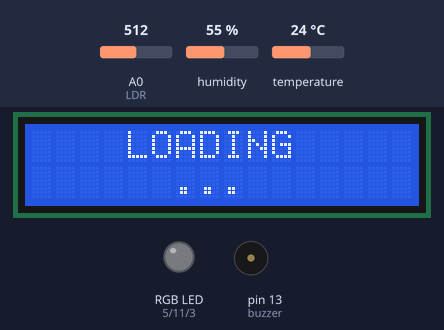
Simulated run of this sketch. Board: Arduino Uno, built with avr-gcc and run on an emulated ATmega328P. Shown: 16×2 character LCD, an RGB LED mixed from three pins (HIGH = lit), buzzer (waves = sounding). Inputs (shaded band) come from the test bench; at power-on: humidity 55 %, temperature 24 °C, A0 (LDR) = 512. What the sketch prints to the serial monitor is not drawn.

Above: at 1.6 s.
At 10.7 s:
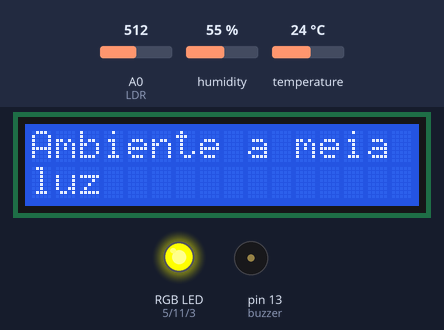
10.8 s: humidity set to 51 %
At 15.8 s:
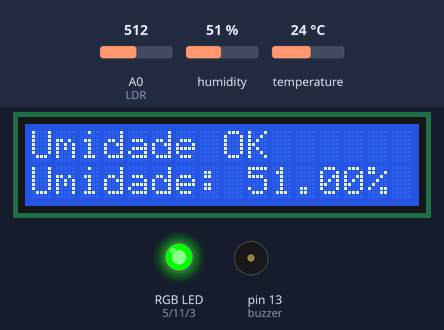
20.3 s: humidity set to 48 %
26.4 s: temperature set to 17 °C
At 35.7 s:
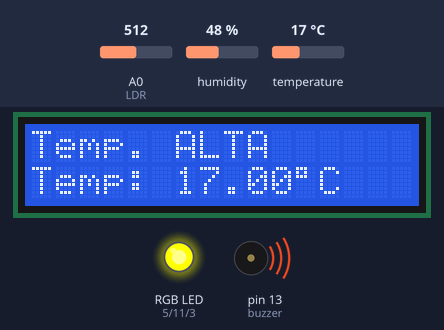
35.9 s: temperature set to 14 °C
41.6 s: humidity set to 88 %
At 46.3 s:
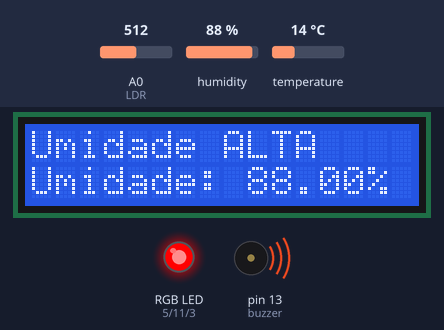
51.1 s: A0 (LDR) set to 409
57.1 s: A0 (LDR) set to 379
At 72.2 s:
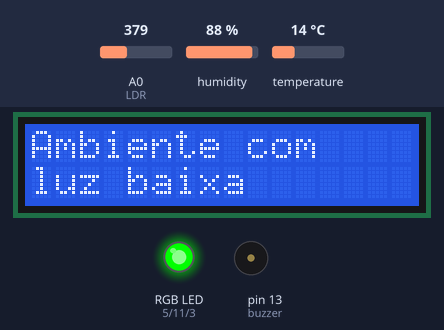
Timing chart, 0 to 82.8 s (numbered marks = the images above; inputs shaded):
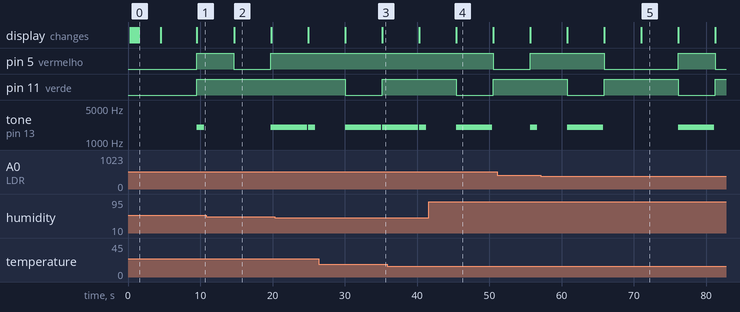

Measured:
- the behaviour switches between 396 and 395 on A0 (LDR) (found by bisection; images 4 and 5)
- after the input at 41.6 s, the display: changes after 3.8 s (image 4)
- after the input at 57.1 s, the display: first differs from a run without the input after 13.9 s (image 5)
- by itself, pin 11 (verde): alternates HIGH for 10.2 s and LOW for 5.1 s
- by itself, tone on pin 13 (buzzer): alternates 2000 Hz for 5.0 s and silent for 10.4 s
- what the display in image 0 shows lasts 3.0 s, from 1.5 s to 4.5 s
- what the display in image 2 shows lasts 5.1 s, from 14.7 s to 19.8 s

The sketch:

cp2.ino
```cpp
#include "DHT.h" // Inclui a biblioteca para o sensor DHT
#include <LiquidCrystal.h> // Inclui a biblioteca para controle do display LCD
#include <FastLED.h> // Inclui a biblioteca para controle do LED RGB
#include <Adafruit_NeoPixel.h> // Inclui a biblioteca para controle de LEDs RGB (não utilizada diretamente no código)

#define DHTPIN 2 // Define o pino ao qual o sensor DHT está conectado
#define DHTTYPE DHT11 // Define o tipo de sensor como DHT11

DHT dht(DHTPIN, DHTTYPE); // Instancia um objeto do tipo DHT

String cor; // Variável para armazenar a cor definida via comunicação serial
const int rs = 7;
const int en = 6;
const int d4 = 12;
const int d5 = 10;
const int d6 = 9;
const int d7 = 8;

LiquidCrystal lcd(rs, en, d4, d5, d6, d7); // Instancia um objeto do tipo LiquidCrystal para controle do display LCD

int azul = 3;
int verde = 11;
int vermelho = 5;
int LDR = A0; // Define o pino ao qual o sensor LDR está conectado
int valorLDR = 0;
int intensidadeLuz;
int buzzer = 13;

int tempo = 150; // Variável de tempo

// Logo da equipe
byte LOGO1[8] = { B00000, B00001, B00001, B00001, B00001, B00001, B00000, B00000 };
byte LOGO2[8] = { B00000, B10000, B01000, B10100, B11011, B11000, B10000, B10000 };
byte LOGO3[8] = { B00000, B00001, B00010, B00101, B11011, B00011, B00001, B00001 };
byte LOGO4[8] = { B00000, B10000, B10000, B10000, B10000, B10000, B00000, B00000 };
byte LOGO5[8] = { B00001, B00001, B00000, B00001, B00000, B00000, B00000, B00000 };
byte LOGO6[8] = { B00100, B10000, B00000, B10000, B01000, B10100, B00011, B00001 };
byte LOGO7[8] = { B00100, B00001, B00000, B00001, B00010, B00101, B11000, B10000 };
byte LOGO8[8] = { B10000, B10000, B00000, B10000, B00000, B00000, B00000, B00000 };

const unsigned long intervaloEvento = 2000; // Intervalo de tempo para atualização das leituras
unsigned long tempoPrevio = 0;
int estadoDisplay = 0; // Variável de controle do estado do display

void setup() {
  Serial.begin(9600); // Inicia a comunicação serial

  dht.begin(); // Inicia o sensor DHT
  lcd.begin(16,2); // Inicia o display LCD com 16 colunas e 2 linhas

  pinMode(azul, OUTPUT); // Define os pinos do LED RGB como saída
  pinMode(verde, OUTPUT);
  pinMode(vermelho, OUTPUT);
  pinMode(LDR, INPUT); // Define o pino do sensor LDR como entrada
  digitalWrite(LDR, LOW); // Desliga o sensor LDR
  pinMode(buzzer, OUTPUT); // Define o pino do buzzer como saída

  // Logo da equipe
  lcd.createChar(1, LOGO1);
  lcd.createChar(2, LOGO2);
  lcd.createChar(3, LOGO3);
  lcd.createChar(4, LOGO4);
  lcd.createChar(5, LOGO5);
  lcd.createChar(6, LOGO6);
  lcd.createChar(7, LOGO7);
  lcd.createChar(8, LOGO8);

  // Inicialização do sistema
  lcd.clear();
  lcd.print("    L");
  delay(200);
  lcd.clear();
  lcd.print("    LO");
  delay(200);
  lcd.clear();
  lcd.print("    LOA");
  delay(200);
  lcd.clear();
  lcd.print("    LOAD");
  delay(200);
  lcd.clear();
  lcd.print("    LOADIN");
  delay(200);
  lcd.clear();
  lcd.print("    LOADING");
  lcd.setCursor(0, 1);
  lcd.print("      .");
  delay(200);
  lcd.clear();
  lcd.print("    LOADING");
  lcd.setCursor(0, 1);
  lcd.print("      ..");
  delay(200);
  lcd.clear();
  lcd.print("    LOADING");
  lcd.setCursor(0, 1);
  lcd.print("      ...");
  delay(3000);
  // Mostra a logo
  lcd.clear();
  lcd.setCursor(0, 0);
  lcd.write(1);
  lcd.write(2);
  lcd.write(3);
  lcd.write(4);
  lcd.setCursor(0, 1);
  lcd.write(5);
  lcd.write(6);
  lcd.write(7);
  lcd.write(8);
  lcd.setCursor(5, 0);
  lcd.print("MOCIDADE");
  lcd.setCursor(5, 1);
  lcd.print("ARDUINA");
  delay(5000);
}

void loop() {
  // Verifica se há dados disponíveis na porta serial
  if(Serial.available()){
    cor = Serial.readString(); // Lê a cor definida via comunicação serial
    Serial.println(cor); // Imprime a cor lida
  }

  unsigned long tempoAtual = millis(); // Obtém o tempo atual em milissegundos
  float temperatura = dht.readTemperature(); // Lê a temperatura do sensor DHT
  float umidade = dht.readHumidity(); // Lê a umidade do sensor DHT

  // Verifica se houve falha ao ler os sensores DHT
  if (isnan(temperatura) || isnan(umidade)) {
    Serial.println(F("Houve uma falha ao ler o sensor DHT!"));
    return;
  }

  int numeroLeituras = 10;
  int sensorSoma = 0;

  // Realiza múltiplas leituras do sensor LDR e calcula a média
  for (int i = 0; i < numeroLeituras; i++) {
    valorLDR = analogRead(LDR);
    intensidadeLuz = map(valorLDR, 0, 990, 0, 100);
    sensorSoma += intensidadeLuz;
    delay(1);
  }
  int sensorMedia = sensorSoma / numeroLeituras;

  // Verifica se é hora de atualizar o display
  if (tempoAtual - tempoPrevio >= intervaloEvento) {
    switch (estadoDisplay) {
      case 0:
        Luz(sensorMedia); // Chama a função Luz passando a média de intensidade de luz
        estadoDisplay = 1;
        break;
      case 1:
        Umidade(umidade); // Chama a função Umidade passando o valor da umidade
        estadoDisplay = 2;
        break;
      case 2:
        Temperatura(temperatura); // Chama a função Temperatura passando o valor da temperatura
        estadoDisplay = 0;
        break;
    }

    // Imprime as leituras dos sensores e a intensidade de luz
    Serial.print(F("Temperatura: "));
    Serial.print(temperatura);
    Serial.print(F("°C Umidade: "));
    Serial.print(umidade);
    Serial.println(F("%"));
    Serial.print("Intensidade de Luz 0 - 1023 = ");
    Serial.println(valorLDR);
    Serial.print("Intensidade de Luz 0 - 100% = ");
    Serial.println(sensorMedia);
    Serial.println("---------------------------------");

    tempoPrevio = tempoAtual; // Atualiza o tempo anterior
  }
}

// Função para configurar o LED RGB na cor Verde
void Verde() {
  analogWrite(vermelho, 0);
  analogWrite(verde, 255);
  analogWrite(azul, 0);
}

// Função para configurar o LED RGB na cor Vermelha
void Vermelho() {
  analogWrite(vermelho, 255);
  analogWrite(verde, 0);
  analogWrite(azul, 0);
}

// Função para configurar o LED RGB na cor Amarela
void Amarelo() {
  analogWrite(vermelho, 255);
  analogWrite(verde, 255);
  analogWrite(azul, 0);
}

// Função para exibir informações de luz no display LCD
void Luz(int sensorMedia) {
  lcd.clear();

  // Verifica a intensidade de luz e exibe a mensagem correspondente
  if (sensorMedia >= 40 && sensorMedia <= 80) {
    Amarelo();
    tone(buzzer, 2000, 1000);
    lcd.setCursor(0,0);
    lcd.print("Ambiente a meia");
    lcd.setCursor(0,1);
    lcd.print("luz");
    delay(5000);
  } else if (sensorMedia < 40) {
    lcd.setCursor(0,0);
    Verde();
    lcd.print("Ambiente com");
    lcd.setCursor(0,1);
    lcd.print("luz baixa");
    delay(5000);
  } else {
    Vermelho();
    tone(buzzer, 2000, 5000);
    lcd.setCursor(0,0);
    lcd.print("Ambiente muito");
    lcd.setCursor(0,1);
    lcd.print("claro");
    delay(5000);
  }
}

// Função para exibir informações de umidade no display LCD
void Umidade(float umidade) {
  lcd.clear();

  // Verifica a umidade e exibe a mensagem correspondente
  if (umidade >= 50 && umidade <= 70) {
    Verde();
    lcd.setCursor(0,0);
    lcd.print("Umidade OK");
    lcd.setCursor(0,1);
    lcd.print("Umidade: ");
    lcd.print(umidade);
    lcd.print("%");
    delay(5000);
  } else if (umidade < 50) {
    Vermelho();
    tone(buzzer, 2000, 5000);
    lcd.setCursor(0,0);
    lcd.print("Umidade BAIXA");
    lcd.setCursor(0,1);
    lcd.print("Umidade: ");
    lcd.print(umidade);
    lcd.print("%");
    delay(5000);
  } else {
    Vermelho();
    tone(buzzer, 2000, 5000);
    lcd.setCursor(0,0);
    lcd.print("Umidade ALTA");
    lcd.setCursor(0,1);
    lcd.print("Umidade: ");
    lcd.print(umidade);
    lcd.print("%");
    delay(5000);
  }
}

// Função para exibir informações de temperatura no display LCD
void Temperatura(float temperatura) {
  lcd.clear();

  // Verifica a temperatura e exibe a mensagem correspondente
  if (temperatura >= 10 && temperatura <= 15) {
    Verde();
    lcd.setCursor(0,0);
    lcd.print("Temperatura OK");
    lcd.setCursor(0,1);
    lcd.print("Temp: ");
    lcd.print(temperatura);
    lcd.print((char)223); // Exibe o símbolo de grau Celsius
    lcd.print("C");
    delay(5000);
  } else if (temperatura < 10) {
    Amarelo();
    tone(buzzer, 2000, 5000);
    lcd.setCursor(0,0);
    lcd.print("Temp. BAIXA");
    lcd.setCursor(0,1);
    lcd.print("Temp: ");
    lcd.print(temperatura);
    lcd.print((char)223); // Exibe o símbolo de grau Celsius
    lcd.print("C");
    delay(5000);
  } else {
    Amarelo();
    tone(buzzer, 2000, 5000);
    lcd.setCursor(0,0);
    lcd.print("Temp. ALTA");
    lcd.setCursor(0,1);
    lcd.print("Temp: ");
    lcd.print(temperatura);
    lcd.print((char)223); // Exibe o símbolo de grau Celsius
    lcd.print("C");
    delay(5000);
  }
}
```
